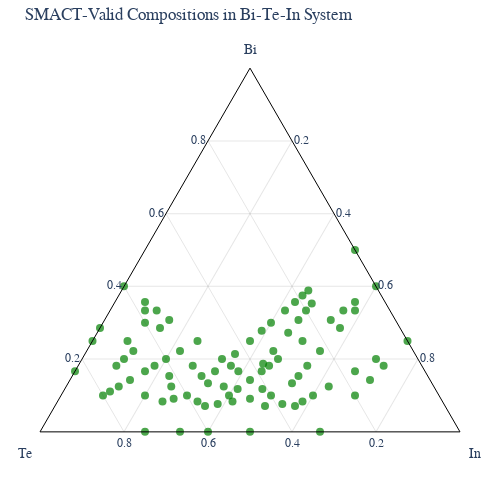

Source (notebook cell):
### Markdown cell above
### Visualising the Results

Let's create a ternary plot to visualise our filtered compositions in chemical space:

### Code cell
# Create ternary plot for our compositions
try:
    import plotly.graph_objects as go
    
    # Use compositions from commonality threshold = 2
    all_comps, ternary_comps, binary_comps = generate_filtered_compositions(
        f"oxidation_states_icsd24_commonality_2.txt"
    )
    
    # Extract element fractions for ternary plot
    e1 = np.array([c[element_symbols[0]] for c in all_comps])
    e2 = np.array([c[element_symbols[1]] for c in all_comps])
    e3 = np.array([c[element_symbols[2]] for c in all_comps])
    total = e1 + e2 + e3
    
    # Create ternary scatter plot
    trace = go.Scatterternary(
        a=e1/total,
        b=e2/total,
        c=e3/total,
        mode="markers",
        marker=dict(
            size=8,
            color="green",
            symbol="circle",
            opacity=0.7,
        ),
        name="SMACT Valid",
        cliponaxis=False,
    )
    
    axis_style = dict(
        title=dict(font=dict(size=12)),
        linewidth=1,
        linecolor="black",
        gridcolor="rgba(128, 128, 128, 0.2)",
        showticklabels=True,
        tickvals=[0.2, 0.4, 0.6, 0.8],
    )
    
    fig = go.Figure(trace)
    fig.update_layout(
        font=dict(size=12, family="Arial"),
        width=500,
        height=500,
        ternary=dict(
            bgcolor="rgba(0, 0, 0, 0)",
            aaxis=dict(axis_style, title=element_symbols[0]),
            baxis=dict(axis_style, title=element_symbols[1]),
            caxis=dict(axis_style, title=element_symbols[2]),
        ),
        margin=dict(l=40, r=40, b=40, t=40),
        title=f"SMACT-Valid Compositions in {'-'.join(element_symbols)} System",
        showlegend=False,
    )
    
    # Show the plot
    fig.show()
    
except ImportError:
    print("Plotly not available for ternary plotting. Install with: pip install plotly")
    print(f"Found {len(all_comps)} total compositions in the {'-'.join(element_symbols)} system")
    
    # Show some example compositions instead
    print("\nSample compositions:")
    for i, comp in enumerate(list(all_comps)[:10]):
        print(f"  {i+1:2d}. {comp}")
    if len(all_comps) > 10:
        print(f"  ... and {len(all_comps) - 10} more!")

### Figure 1 — Plotly figure (JSON) as saved in the notebook; plotly's stock layout.template omitted (floating-point values rounded to 4 significant figures)
{"data": [{"a": [0.25, 0.1667, 0.2857, 0.4, 0.1818, 0.125, 0.3333, 0.2, 0.09091, 0.07143, 0.3, 0.1667, 0.3077, 0.3571, 0.1667, 0.125, 0.3077, 0.3333, 0.3529, 0.1429, 0.2222, 0.1, 0.1818, 0.1818, 0.2, 0.1176, 0.3333, 0.2, 0.1667, 0.125, 0.08333, 0.07143, 0.2, 0.1429, 0.1, 0.1538, 0, 0, 0.25, 0.4, 0.5, 0.25, 0.3, 0.2143, 0.3333, 0.3571, 0.1667, 0.09091, 0.08333, 0.1111, 0.1, 0, 0, 0, 0.25, 0.2222, 0.1818, 0.08333, 0.07143, 0.2, 0.25, 0.1, 0.07692, 0.1818, 0.1, 0.1333, 0.3333, 0.1429, 0.08333, 0.2222, 0.2727, 0.1875, 0.125, 0.2857, 0.1, 0.3077, 0.3571, 0.2857, 0.2222, 0.1818, 0.1538, 0.1333, 0.3333, 0.1667, 0.1176, 0.1538, 0.2778, 0.375, 0.3889, 0.25, 0.1, 0.07692, 0.1818], "b": [0.75, 0.8333, 0.7143, 0.6, 0.7273, 0.75, 0.1111, 0.3333, 0.4545, 0.4286, 0.6, 0.3889, 0.1538, 0.07143, 0.5, 0.5, 0.2308, 0.2, 0.1765, 0.1429, 0.2222, 0.2, 0.09091, 0.2727, 0.6, 0.4118, 0.5556, 0.4667, 0.6667, 0.625, 0.5833, 0.5714, 0.7, 0.7143, 0.7, 0.3077, 0.5, 0.3333, 0, 0, 0, 0.375, 0.3, 0.4286, 0.25, 0.2143, 0.4444, 0.6364, 0.6667, 0.7778, 0.8, 0.6667, 0.75, 0.6, 0.6667, 0.6667, 0.6364, 0.3333, 0.3571, 0.1, 0.25, 0.5, 0.5385, 0.3636, 0.6, 0.3333, 0.08333, 0.4286, 0.5, 0.3333, 0.2727, 0.375, 0.25, 0.1429, 0.3, 0.5385, 0.5714, 0.5714, 0.5556, 0.5455, 0.5385, 0.5333, 0.5833, 0.1667, 0.4706, 0.6154, 0.3333, 0.1875, 0.1667, 0.5, 0.4, 0.3846, 0.4545], "c": [0, 0, 0, 0, 0.09091, 0.125, 0.5556, 0.4667, 0.4545, 0.5, 0.1, 0.4444, 0.5385, 0.5714, 0.3333, 0.375, 0.4615, 0.4667, 0.4706, 0.7143, 0.5556, 0.7, 0.7273, 0.5455, 0.2, 0.4706, 0.1111, 0.3333, 0.1667, 0.25, 0.3333, 0.3571, 0.1, 0.1429, 0.2, 0.5385, 0.5, 0.6667, 0.75, 0.6, 0.5, 0.375, 0.4, 0.3571, 0.4167, 0.4286, 0.3889, 0.2727, 0.25, 0.1111, 0.1, 0.3333, 0.25, 0.4, 0.08333, 0.1111, 0.1818, 0.5833, 0.5714, 0.7, 0.5, 0.4, 0.3846, 0.4545, 0.3, 0.5333, 0.5833, 0.4286, 0.4167, 0.4444, 0.4545, 0.4375, 0.625, 0.5714, 0.6, 0.1538, 0.07143, 0.1429, 0.2222, 0.2727, 0.3077, 0.3333, 0.08333, 0.6667, 0.4118, 0.2308, 0.3889, 0.4375, 0.4444, 0.25, 0.5, 0.5385, 0.3636], "cliponaxis": false, "marker": {"color": "green", "opacity": 0.7, "size": 8, "symbol": "circle"}, "mode": "markers", "name": "SMACT Valid", "type": "scatterternary"}], "layout": {"font": {"family": "Arial", "size": 12}, "height": 500, "margin": {"b": 40, "l": 40, "r": 40, "t": 40}, "showlegend": false, "ternary": {"aaxis": {"gridcolor": "rgba(128, 128, 128, 0.2)", "linecolor": "black", "linewidth": 1, "showticklabels": true, "tickvals": [0.2, 0.4, 0.6, 0.8], "title": {"text": "Bi"}}, "baxis": {"gridcolor": "rgba(128, 128, 128, 0.2)", "linecolor": "black", "linewidth": 1, "showticklabels": true, "tickvals": [0.2, 0.4, 0.6, 0.8], "title": {"text": "Te"}}, "bgcolor": "rgba(0, 0, 0, 0)", "caxis": {"gridcolor": "rgba(128, 128, 128, 0.2)", "linecolor": "black", "linewidth": 1, "showticklabels": true, "tickvals": [0.2, 0.4, 0.6, 0.8], "title": {"text": "In"}}}, "title": {"text": "SMACT-Valid Compositions in Bi-Te-In System"}, "width": 500}}
